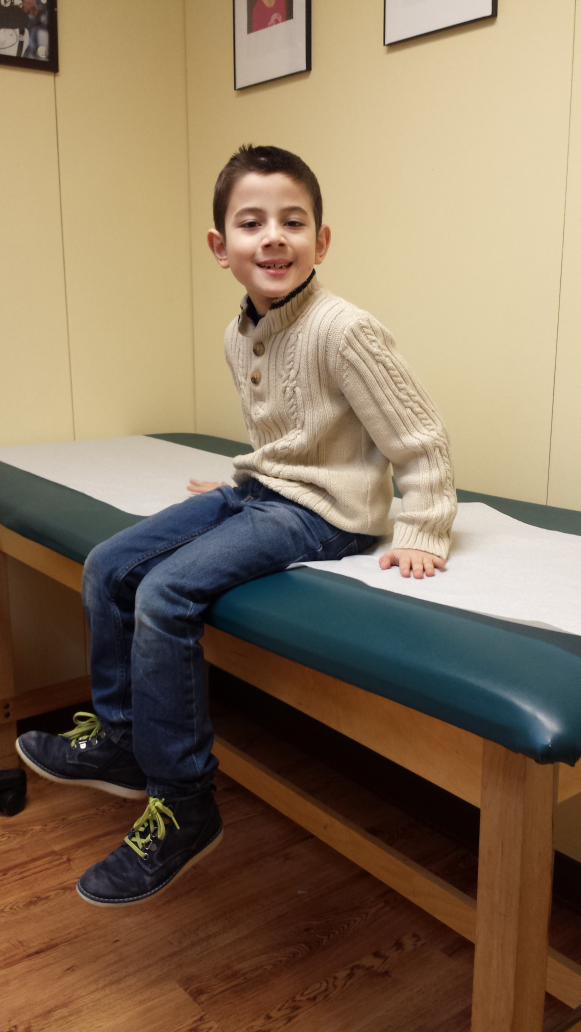
#> input picture source/cpp/resources/zach.jpg, 2322 x 4128 px (shown at 1/4 size)
$ python canny.py ../../cpp/resources/zach.jpg   (Python 2 division)
#> lines starting #> are read from the running program, lines starting #| are printed output that depends on the picture
### source/python/experimental/sliderparam.py
__author__ = 'mdiamond'

import cv2
import argparse

class sliderparam():
    def __init__(self, description, maxValue, value, updateFn=None, sliderToValue=lambda(x):x, valueToSlider=lambda(x):x):
        assert value <= maxValue
        self.description = description
        self.maxValue = maxValue
        self.updateFn = updateFn
        self.mapSliderToValue = sliderToValue
        self.mapValueToSlider = valueToSlider
        self.value = value
        self.sliderValue = valueToSlider(value)
        self.maxSliderValue = valueToSlider(maxValue)

    # [4 lines left out: function updateFromSlider, not called in this run]

    def assignFromSlider(self, sliderValue):
        self.sliderValue = sliderValue
        self.value = self.mapSliderToValue(sliderValue)

    def assignFromValue(self, value):
        self.value = value
        self.sliderValue = self.mapValueToSlider(value)

    def createSlider(self, window):
        cv2.createTrackbar(self.description, window, self.sliderValue, self.maxSliderValue, self.updateFromSlider)

    def __str__(self):
        return self.description + " = " + str(self.value)

class kernelparam(sliderparam):
    def __init__(self, description, maxValue, value, updateFn, ):
        sliderparam.__init__(self, description, maxValue, value, updateFn, sliderToValue=mapSliderToKernelSize, valueToSlider=mapKernelSizeToSlider)


def annotateImageWithParams(param_dict, image):
    y = 50
    for p in param_dict.itervalues():
        cv2.putText(image, text=str(p), org=(50, y), color=(0,255,0), fontFace=cv2.FONT_HERSHEY_PLAIN, fontScale=1.0)
        y += 30

def dump(param_dict):
    for k in param_dict.keys():
        p = param_dict[k]
        print "--" + k + "=" + str(p.value)

def addSlidersToWindow(param_dict, windowname):
    for p in param_dict.itervalues():
        p.createSlider(windowname)

def addCommandLineArgs(param_dict, parser):
    ''' define a command line parameter for every slider parameter
    :param dict: dictionary of sliderparam
    :param parser: argparse
    '''
    for k in param_dict.keys():
        argkey = '--' + k
        param = param_dict[k]
        parser.add_argument(argkey, help=param.description, type=int, default=param.value)

def setValuesFromCommandLine(param_dict, args):
    ''' read command line parameter for each slider parameter
    This allows any default value to be overridden by the command line.
    :param dict: dictionary of sliderparam
    :param args: parsed command line
    '''
    for k in param_dict.keys():
        p = param_dict[k]
        val = getattr(args, k)
        p.assignFromValue(val)


def mapSliderToKernelSize(n):
    return n*2 + 3

def mapKernelSizeToSlider(n):
    return (n - 3)/2

### source/python/experimental/canny.py
#!/usr/bin/env python

'''
This program can be used to experiment with Canny edge detection.
Use the sliders to experiment with the parameters.
When a key is pressed, the next image (if any) is loaded. Esc key ends the program.
The final parameter values are printed to console.
'''

import numpy as np
import cv2
import sliderparam as cvparams

def updateImage():
    edges = cv2.Canny(gray, cvparam_dict['threshold1'].value, cvparam_dict['threshold2'].value, apertureSize=cvparam_dict['aperture'].value)

    imag = img.copy()
    imag /= 2
    imag[edges != 0] = (0, 255, 0)

    cvparams.annotateImageWithParams(cvparam_dict, imag)
    cv2.imshow('results', imag)


if __name__ == '__main__':
    print __doc__

    cvparam_dict = {}
    cvparam_dict['threshold1'] = cvparams.sliderparam("Threshold1", 2000, 500, updateImage)
    cvparam_dict['threshold2'] = cvparams.sliderparam("Threshold2", 2000, 2000, updateImage)
    cvparam_dict['aperture'] = cvparams.kernelparam("Aperture (3, 5, 7)", 7, 5, updateImage)


    import argparse
    parser = argparse.ArgumentParser(description="Interactively experiment with Canny operator.")
    parser.add_argument('file', help='image to threshold (wildcard ok)', type=str)
    parser.add_argument('--blur', help='blur preprocessing', action='store_true')
    # add a command line parameter for every slider parameter
    cvparams.addCommandLineArgs(cvparam_dict, parser)

    args = parser.parse_args()
    cvparams.setValuesFromCommandLine(cvparam_dict, args)

    from glob import glob
    for filename in glob(args.file):
        img = cv2.imread(filename)
#> img is the input picture: shape (4128, 2322, 3); mean B, G, R 93.5, 117.3, 136.9
        assert img is not None, "File " + args.file + " was not found."
        h, w = img.shape[:2]
#> h = 4128; w = 2322
        if args.blur:
            img = cv2.GaussianBlur(img, (5, 5), 0)
        gray = cv2.cvtColor(img, cv2.COLOR_BGR2GRAY)
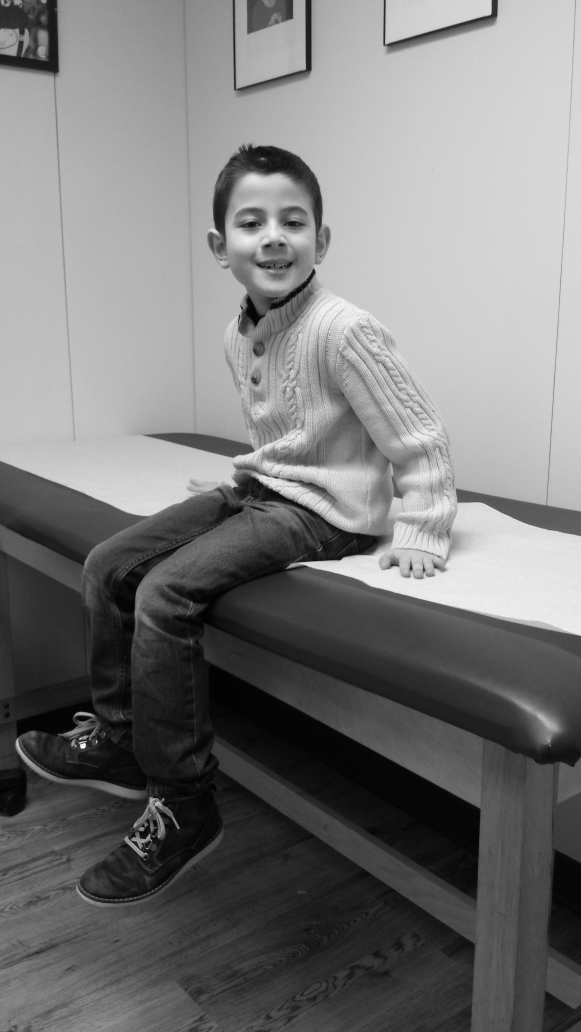
#> gray: shape (4128, 2322) (shown at 1/4 size); min 0, max 255, mean 120.5

        cv2.imshow('results', img) # window needs to exist before we add sliders
        cvparams.addSlidersToWindow(cvparam_dict, "results")
        updateImage()
#> in updateImage, `edges = cv2.Canny(gray, cvparam_dict['threshold1'].value, cvparam_dict..`:
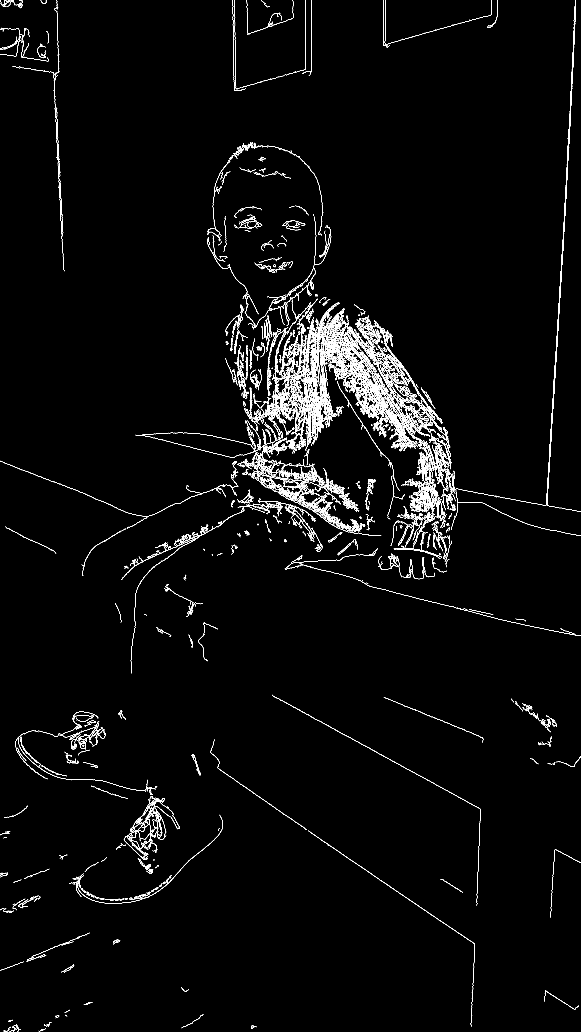
#> edges: shape (4128, 2322) (shown at 1/4 size); 1.6% white in thin lines or dots
#> in updateImage, `imag /= 2`:
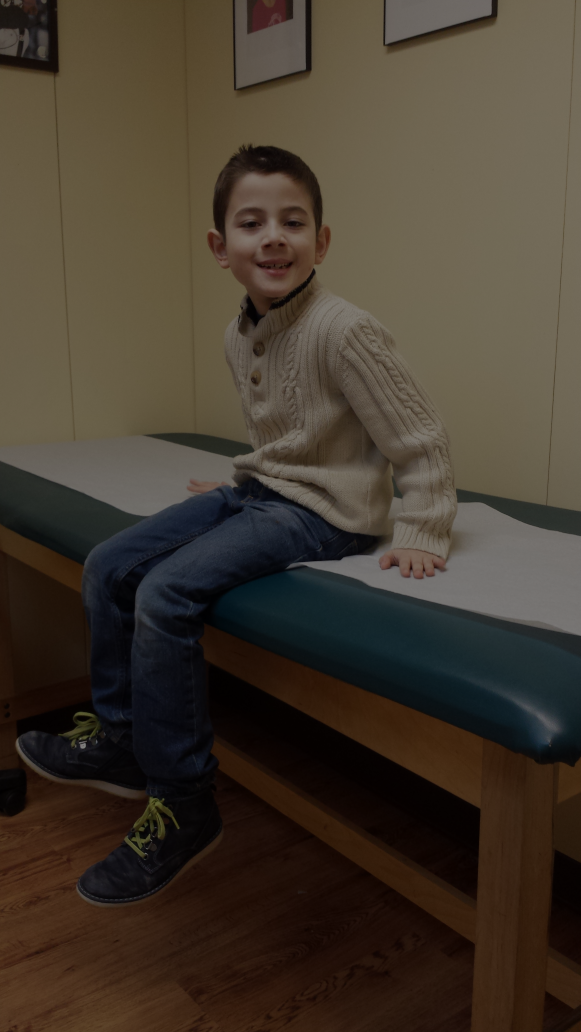
#> imag: shape (4128, 2322, 3) (shown at 1/4 size); mean B, G, R 46.5, 58.4, 68.2
#> in updateImage, `imag[edges != 0] = (0, 255, 0)`:
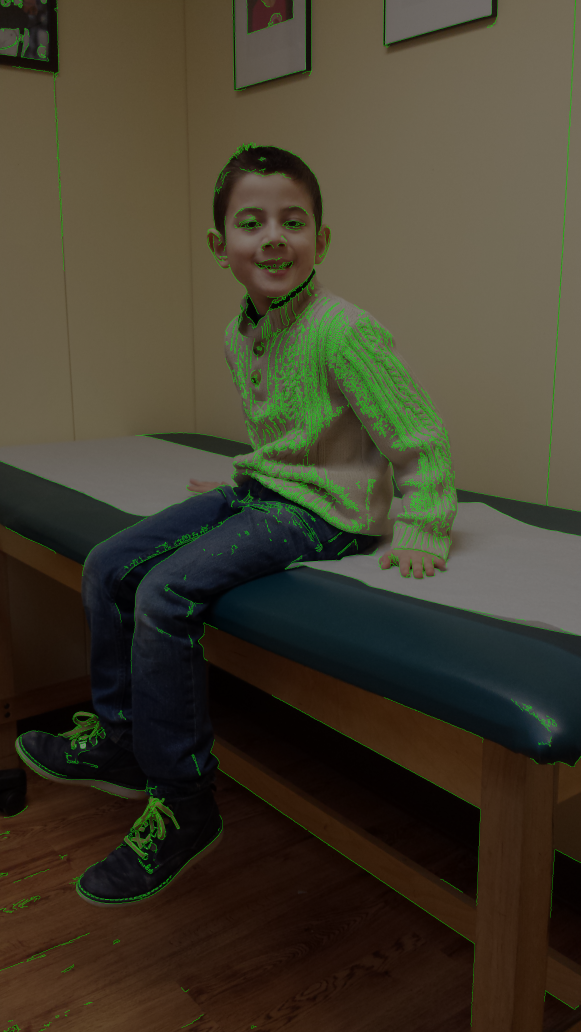
#> imag: shape (4128, 2322, 3) (shown at 1/4 size); mean B, G, R 45.6, 61.4, 67
#> after the loop in annotateImageWithParams, `for p in param_dict.itervalues():`: y = 140

        ch = cv2.waitKey()
#> (key Esc is pressed here)
        if ch == 27:
            break

    cv2.destroyAllWindows()
    print "blur = " + ("True" if args.blur else "False")
    print
    cvparams.dump(cvparam_dict)
#> the loop in dump, `for k in param_dict.keys():` made 3 passes
#> k on passes 1 to 3: 'threshold1', 'threshold2', 'aperture'
#| --threshold1=500
#| --threshold2=2000
#| --aperture=5
